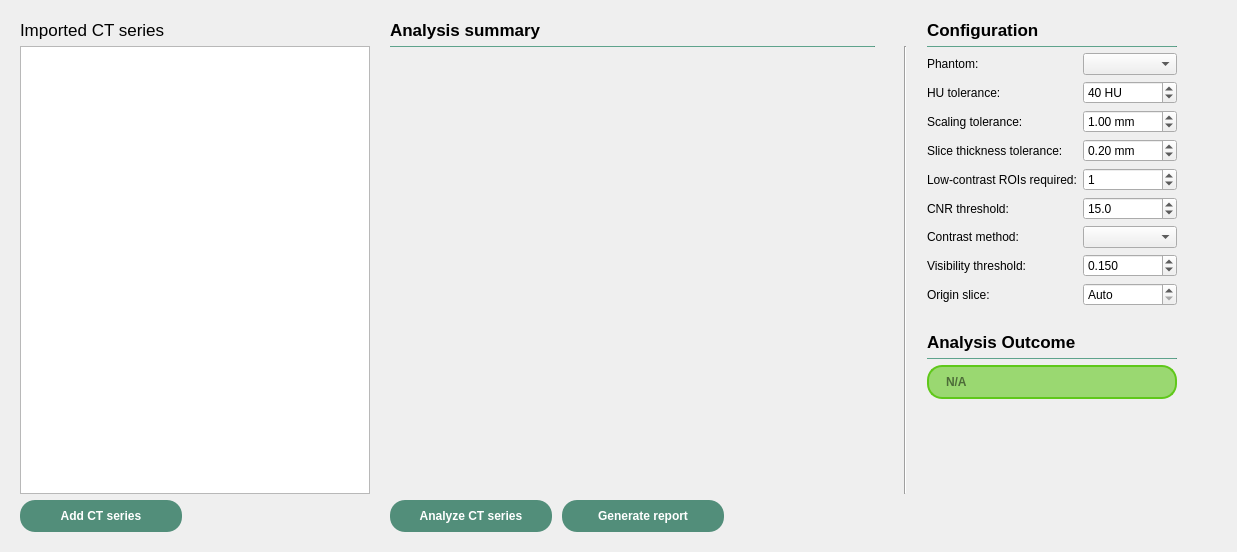
<?xml version="1.0" encoding="UTF-8"?>
<ui version="4.0">
 <class>QCatPhanWorksheet</class>
 <widget class="QWidget" name="QCatPhanWorksheet">
  <property name="geometry">
   <rect>
    <x>0</x>
    <y>0</y>
    <width>1237</width>
    <height>552</height>
   </rect>
  </property>
  <property name="windowTitle">
   <string>Form</string>
  </property>
  <layout class="QVBoxLayout" name="verticalLayout">
   <item>
    <widget class="QStackedWidget" name="stackedWidget">
     <property name="sizePolicy">
      <sizepolicy hsizetype="Preferred" vsizetype="Preferred">
       <horstretch>0</horstretch>
       <verstretch>0</verstretch>
      </sizepolicy>
     </property>
     <property name="currentIndex">
      <number>0</number>
     </property>
     <widget class="QWidget" name="analysisPage">
      <layout class="QGridLayout" name="gridLayout">
       <property name="horizontalSpacing">
        <number>20</number>
       </property>
       <item row="1" column="3">
        <widget class="QFrame" name="frame_2">
         <property name="sizePolicy">
          <sizepolicy hsizetype="Fixed" vsizetype="Preferred">
           <horstretch>0</horstretch>
           <verstretch>0</verstretch>
          </sizepolicy>
         </property>
         <property name="frameShape">
          <enum>QFrame::NoFrame</enum>
         </property>
         <property name="frameShadow">
          <enum>QFrame::Raised</enum>
         </property>
         <layout class="QVBoxLayout" name="verticalLayout_4">
          <property name="leftMargin">
           <number>0</number>
          </property>
          <property name="topMargin">
           <number>0</number>
          </property>
          <property name="rightMargin">
           <number>0</number>
          </property>
          <item>
           <widget class="Line" name="line">
            <property name="maximumSize">
             <size>
              <width>16777215</width>
              <height>1</height>
             </size>
            </property>
            <property name="styleSheet">
             <string notr="true">background-color: rgb(82, 142, 122)</string>
            </property>
            <property name="orientation">
             <enum>Qt::Horizontal</enum>
            </property>
           </widget>
          </item>
          <item>
           <layout class="QFormLayout" name="configFormLayout">
            <item row="0" column="0">
             <widget class="QLabel" name="phantomLabel">
              <property name="text">
               <string>Phantom:</string>
              </property>
             </widget>
            </item>
            <item row="0" column="1">
             <widget class="QComboBox" name="phantomCB"/>
            </item>
            <item row="1" column="0">
             <widget class="QLabel" name="huToleranceLabel">
              <property name="text">
               <string>HU tolerance:</string>
              </property>
             </widget>
            </item>
            <item row="1" column="1">
             <widget class="QDoubleSpinBox" name="huToleranceDSB">
              <property name="suffix">
               <string> HU</string>
              </property>
              <property name="decimals">
               <number>0</number>
              </property>
              <property name="minimum">
               <double>1.000000000000000</double>
              </property>
              <property name="maximum">
               <double>500.000000000000000</double>
              </property>
              <property name="singleStep">
               <double>5.000000000000000</double>
              </property>
              <property name="value">
               <double>40.000000000000000</double>
              </property>
             </widget>
            </item>
            <item row="2" column="0">
             <widget class="QLabel" name="scalingToleranceLabel">
              <property name="text">
               <string>Scaling tolerance:</string>
              </property>
             </widget>
            </item>
            <item row="2" column="1">
             <widget class="QDoubleSpinBox" name="scalingToleranceDSB">
              <property name="suffix">
               <string> mm</string>
              </property>
              <property name="decimals">
               <number>2</number>
              </property>
              <property name="minimum">
               <double>0.050000000000000</double>
              </property>
              <property name="maximum">
               <double>10.000000000000000</double>
              </property>
              <property name="singleStep">
               <double>0.100000000000000</double>
              </property>
              <property name="value">
               <double>1.000000000000000</double>
              </property>
             </widget>
            </item>
            <item row="3" column="0">
             <widget class="QLabel" name="thicknessToleranceLabel">
              <property name="text">
               <string>Slice thickness tolerance:</string>
              </property>
             </widget>
            </item>
            <item row="3" column="1">
             <widget class="QDoubleSpinBox" name="thicknessToleranceDSB">
              <property name="suffix">
               <string> mm</string>
              </property>
              <property name="decimals">
               <number>2</number>
              </property>
              <property name="minimum">
               <double>0.010000000000000</double>
              </property>
              <property name="maximum">
               <double>5.000000000000000</double>
              </property>
              <property name="singleStep">
               <double>0.050000000000000</double>
              </property>
              <property name="value">
               <double>0.200000000000000</double>
              </property>
             </widget>
            </item>
            <item row="4" column="0">
             <widget class="QLabel" name="lowContrastToleranceLabel">
              <property name="text">
               <string>Low-contrast ROIs required:</string>
              </property>
             </widget>
            </item>
            <item row="4" column="1">
             <widget class="QSpinBox" name="lowContrastToleranceSB">
              <property name="minimum">
               <number>0</number>
              </property>
              <property name="maximum">
               <number>20</number>
              </property>
              <property name="value">
               <number>1</number>
              </property>
             </widget>
            </item>
            <item row="5" column="0">
             <widget class="QLabel" name="cnrThresholdLabel">
              <property name="text">
               <string>CNR threshold:</string>
              </property>
             </widget>
            </item>
            <item row="5" column="1">
             <widget class="QDoubleSpinBox" name="cnrThresholdDSB">
              <property name="decimals">
               <number>1</number>
              </property>
              <property name="maximum">
               <double>200.000000000000000</double>
              </property>
              <property name="singleStep">
               <double>1.000000000000000</double>
              </property>
              <property name="value">
               <double>15.000000000000000</double>
              </property>
             </widget>
            </item>
            <item row="6" column="0">
             <widget class="QLabel" name="contrastMethodLabel">
              <property name="text">
               <string>Contrast method:</string>
              </property>
             </widget>
            </item>
            <item row="6" column="1">
             <widget class="QComboBox" name="contrastMethodCB"/>
            </item>
            <item row="7" column="0">
             <widget class="QLabel" name="visibilityThresholdLabel">
              <property name="text">
               <string>Visibility threshold:</string>
              </property>
             </widget>
            </item>
            <item row="7" column="1">
             <widget class="QDoubleSpinBox" name="visibilityThresholdDSB">
              <property name="decimals">
               <number>3</number>
              </property>
              <property name="maximum">
               <double>10.000000000000000</double>
              </property>
              <property name="singleStep">
               <double>0.010000000000000</double>
              </property>
              <property name="value">
               <double>0.150000000000000</double>
              </property>
             </widget>
            </item>
            <item row="8" column="0">
             <widget class="QLabel" name="originSliceLabel">
              <property name="text">
               <string>Origin slice:</string>
              </property>
             </widget>
            </item>
            <item row="8" column="1">
             <widget class="QSpinBox" name="originSliceSB">
              <property name="specialValueText">
               <string>Auto</string>
              </property>
              <property name="minimum">
               <number>-1</number>
              </property>
              <property name="maximum">
               <number>2000</number>
              </property>
              <property name="value">
               <number>-1</number>
              </property>
             </widget>
            </item>
           </layout>
          </item>
          <item>
           <spacer name="verticalSpacer_6">
            <property name="orientation">
             <enum>Qt::Vertical</enum>
            </property>
            <property name="sizeType">
             <enum>QSizePolicy::Fixed</enum>
            </property>
            <property name="sizeHint" stdset="0">
             <size>
              <width>20</width>
              <height>20</height>
             </size>
            </property>
           </spacer>
          </item>
          <item>
           <widget class="QLabel" name="label_2">
            <property name="font">
             <font>
              <pointsize>13</pointsize>
             </font>
            </property>
            <property name="text">
             <string>&lt;html&gt;&lt;head/&gt;&lt;body&gt;&lt;p&gt;&lt;span style=&quot; font-weight:700;&quot;&gt;Analysis Outcome&lt;/span&gt;&lt;/p&gt;&lt;/body&gt;&lt;/html&gt;</string>
            </property>
           </widget>
          </item>
          <item>
           <widget class="Line" name="line_3">
            <property name="maximumSize">
             <size>
              <width>16777215</width>
              <height>1</height>
             </size>
            </property>
            <property name="styleSheet">
             <string notr="true">background-color: rgb(82, 142, 122)</string>
            </property>
            <property name="orientation">
             <enum>Qt::Horizontal</enum>
            </property>
           </widget>
          </item>
          <item>
           <widget class="QLineEdit" name="outcomeLE">
            <property name="minimumSize">
             <size>
              <width>250</width>
              <height>0</height>
             </size>
            </property>
            <property name="contextMenuPolicy">
             <enum>Qt::NoContextMenu</enum>
            </property>
            <property name="styleSheet">
             <string notr="true">border-color: rgb(95, 200, 26);
border-radius: 15px;
border-style: solid;
border-width: 2px;
background-color: rgba(95, 200, 26,150);
padding-left: 15px;
height: 30px;
font-weight: bold;

</string>
            </property>
            <property name="readOnly">
             <bool>true</bool>
            </property>
            <property name="placeholderText">
             <string>N/A</string>
            </property>
           </widget>
          </item>
          <item>
           <spacer name="verticalSpacer_5">
            <property name="orientation">
             <enum>Qt::Vertical</enum>
            </property>
            <property name="sizeHint" stdset="0">
             <size>
              <width>20</width>
              <height>40</height>
             </size>
            </property>
           </spacer>
          </item>
         </layout>
        </widget>
       </item>
       <item row="2" column="1">
        <layout class="QHBoxLayout" name="mainActionsHL">
         <property name="spacing">
          <number>10</number>
         </property>
         <item alignment="Qt::AlignLeft">
          <widget class="QPushButton" name="analyzeBtn">
           <property name="sizePolicy">
            <sizepolicy hsizetype="Preferred" vsizetype="Fixed">
             <horstretch>0</horstretch>
             <verstretch>0</verstretch>
            </sizepolicy>
           </property>
           <property name="styleSheet">
            <string notr="true">QPushButton {
	background-color: rgb(82, 142, 122);
    min-width: 150px;
	min-height:20px;
    padding: 6px;
	border-radius: 15px;
	color: white;
	font: bold;
}

QPushButton:pressed {
	background-color: rgb(52, 91, 78);
}

QPushButton:!enabled{
	background-color: rgba(52, 91, 78, 50);
	color: rgba(255,255,255,100)
}</string>
           </property>
           <property name="text">
            <string>Analyze CT series</string>
           </property>
          </widget>
         </item>
         <item alignment="Qt::AlignLeft">
          <widget class="QPushButton" name="genReportBtn">
           <property name="sizePolicy">
            <sizepolicy hsizetype="Preferred" vsizetype="Fixed">
             <horstretch>0</horstretch>
             <verstretch>0</verstretch>
            </sizepolicy>
           </property>
           <property name="styleSheet">
            <string notr="true">QPushButton {
	background-color: rgb(82, 142, 122);
    min-width: 150px;
	min-height:20px;
    padding: 6px;
	border-radius: 15px;
	color: white;
	font: bold;
}

QPushButton:pressed {
	background-color: rgb(52, 91, 78);
}

QPushButton:!enabled{
	background-color: rgba(52, 91, 78, 50);
	color: rgba(255,255,255,100)
}</string>
           </property>
           <property name="text">
            <string>Generate report</string>
           </property>
          </widget>
         </item>
         <item>
          <spacer name="horizontalSpacer">
           <property name="orientation">
            <enum>Qt::Horizontal</enum>
           </property>
           <property name="sizeHint" stdset="0">
            <size>
             <width>40</width>
             <height>20</height>
            </size>
           </property>
          </spacer>
         </item>
        </layout>
       </item>
       <item row="1" column="1">
        <widget class="QFrame" name="frame">
         <property name="sizePolicy">
          <sizepolicy hsizetype="Expanding" vsizetype="Preferred">
           <horstretch>0</horstretch>
           <verstretch>0</verstretch>
          </sizepolicy>
         </property>
         <property name="frameShape">
          <enum>QFrame::NoFrame</enum>
         </property>
         <property name="frameShadow">
          <enum>QFrame::Plain</enum>
         </property>
         <layout class="QVBoxLayout" name="verticalLayout_3">
          <property name="leftMargin">
           <number>0</number>
          </property>
          <property name="topMargin">
           <number>0</number>
          </property>
          <item>
           <widget class="Line" name="analysisSummaryLabel">
            <property name="sizePolicy">
             <sizepolicy hsizetype="MinimumExpanding" vsizetype="Fixed">
              <horstretch>0</horstretch>
              <verstretch>0</verstretch>
             </sizepolicy>
            </property>
            <property name="maximumSize">
             <size>
              <width>16777215</width>
              <height>1</height>
             </size>
            </property>
            <property name="styleSheet">
             <string notr="true">background-color: rgb(82, 142, 122)</string>
            </property>
            <property name="orientation">
             <enum>Qt::Horizontal</enum>
            </property>
           </widget>
          </item>
          <item>
           <spacer name="buttonSpacer">
            <property name="orientation">
             <enum>Qt::Vertical</enum>
            </property>
            <property name="sizeType">
             <enum>QSizePolicy::Fixed</enum>
            </property>
            <property name="sizeHint" stdset="0">
             <size>
              <width>0</width>
              <height>10</height>
             </size>
            </property>
           </spacer>
          </item>
          <item>
           <layout class="QVBoxLayout" name="analysisInfoVL"/>
          </item>
          <item>
           <layout class="QVBoxLayout" name="analysisImageVL"/>
          </item>
          <item>
           <spacer name="image_vl_spacer">
            <property name="orientation">
             <enum>Qt::Vertical</enum>
            </property>
            <property name="sizeType">
             <enum>QSizePolicy::MinimumExpanding</enum>
            </property>
            <property name="sizeHint" stdset="0">
             <size>
              <width>0</width>
              <height>10</height>
             </size>
            </property>
           </spacer>
          </item>
         </layout>
        </widget>
       </item>
       <item row="0" column="0">
        <widget class="QLabel" name="importedImgLabel">
         <property name="font">
          <font>
           <pointsize>13</pointsize>
          </font>
         </property>
         <property name="text">
          <string>Imported CT series</string>
         </property>
        </widget>
       </item>
       <item row="1" column="4">
        <spacer name="horizontalSpacer_3">
         <property name="orientation">
          <enum>Qt::Horizontal</enum>
         </property>
         <property name="sizeType">
          <enum>QSizePolicy::Preferred</enum>
         </property>
         <property name="sizeHint" stdset="0">
          <size>
           <width>40</width>
           <height>20</height>
          </size>
         </property>
        </spacer>
       </item>
       <item row="0" column="3">
        <layout class="QHBoxLayout" name="horizontalLayout_3">
         <item alignment="Qt::AlignLeft">
          <widget class="QLabel" name="label">
           <property name="sizePolicy">
            <sizepolicy hsizetype="Expanding" vsizetype="Preferred">
             <horstretch>0</horstretch>
             <verstretch>0</verstretch>
            </sizepolicy>
           </property>
           <property name="font">
            <font>
             <pointsize>13</pointsize>
            </font>
           </property>
           <property name="text">
            <string>&lt;html&gt;&lt;head/&gt;&lt;body&gt;&lt;p&gt;&lt;span style=&quot; font-weight:700;&quot;&gt;Configuration&lt;/span&gt;&lt;/p&gt;&lt;/body&gt;&lt;/html&gt;</string>
           </property>
          </widget>
         </item>
        </layout>
       </item>
       <item row="0" column="1">
        <layout class="QHBoxLayout" name="horizontalLayout_2">
         <item>
          <widget class="QLabel" name="analysisSumLabel">
           <property name="sizePolicy">
            <sizepolicy hsizetype="Expanding" vsizetype="Fixed">
             <horstretch>0</horstretch>
             <verstretch>0</verstretch>
            </sizepolicy>
           </property>
           <property name="font">
            <font>
             <pointsize>13</pointsize>
            </font>
           </property>
           <property name="text">
            <string>&lt;html&gt;&lt;head/&gt;&lt;body&gt;&lt;p&gt;&lt;span style=&quot; font-weight:700;&quot;&gt;Analysis summary&lt;/span&gt;&lt;/p&gt;&lt;/body&gt;&lt;/html&gt;</string>
           </property>
          </widget>
         </item>
        </layout>
       </item>
       <item row="1" column="0">
        <widget class="QListWidget" name="imageListWidget">
         <property name="sizePolicy">
          <sizepolicy hsizetype="MinimumExpanding" vsizetype="Expanding">
           <horstretch>0</horstretch>
           <verstretch>0</verstretch>
          </sizepolicy>
         </property>
         <property name="minimumSize">
          <size>
           <width>350</width>
           <height>0</height>
          </size>
         </property>
         <property name="maximumSize">
          <size>
           <width>350</width>
           <height>16777215</height>
          </size>
         </property>
         <property name="dragDropMode">
          <enum>QAbstractItemView::DragDrop</enum>
         </property>
         <property name="defaultDropAction">
          <enum>Qt::MoveAction</enum>
         </property>
         <property name="alternatingRowColors">
          <bool>true</bool>
         </property>
        </widget>
       </item>
       <item row="2" column="0" alignment="Qt::AlignVCenter">
        <widget class="QPushButton" name="addImgBtn">
         <property name="sizePolicy">
          <sizepolicy hsizetype="Fixed" vsizetype="Fixed">
           <horstretch>0</horstretch>
           <verstretch>0</verstretch>
          </sizepolicy>
         </property>
         <property name="styleSheet">
          <string notr="true">QPushButton {
	background-color: rgb(82, 142, 122);
    min-width: 150px;
	min-height:20px;
    padding: 6px;
	border-radius: 15px;
	color: white;
	font: bold;
}

QPushButton:pressed {
	background-color: rgb(52, 91, 78);
}

QPushButton:!enabled{
	background-color: rgba(52, 91, 78, 50);
	color: rgba(255,255,255,100)
}</string>
         </property>
         <property name="text">
          <string>Add CT series</string>
         </property>
         <property name="autoDefault">
          <bool>false</bool>
         </property>
        </widget>
       </item>
       <item row="1" column="2">
        <widget class="Line" name="line_2">
         <property name="orientation">
          <enum>Qt::Vertical</enum>
         </property>
        </widget>
       </item>
      </layout>
     </widget>
    </widget>
   </item>
  </layout>
 </widget>
 <resources/>
 <connections/>
</ui>
